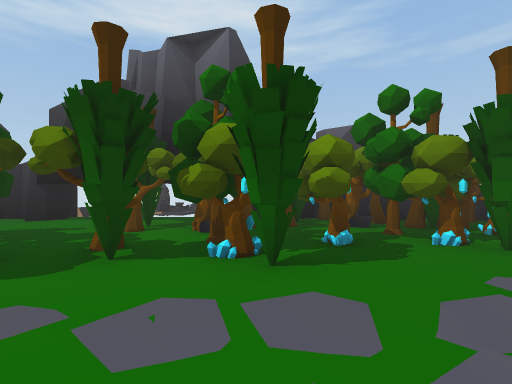
[1] (above)

19 first-person views from a walk through a 3-D level made in the Unity game engine. The camera is 1.5 m above the floor, looks level and sees 85° across. The floor is counted in squares, 2 m on a side. Each view is taken from the middle of a square. On the plan, view 1 faces up. The plan holds only what a view shows up to about 10 squares ahead; the rest is blank. The place goes on beyond the plan. The player is left out.

[2]
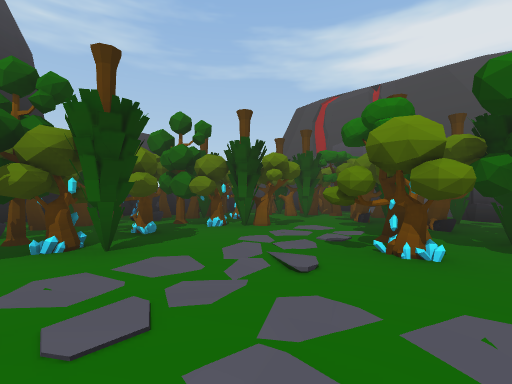

[3]
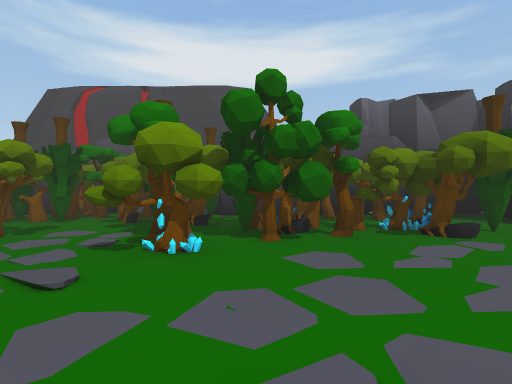

[4]
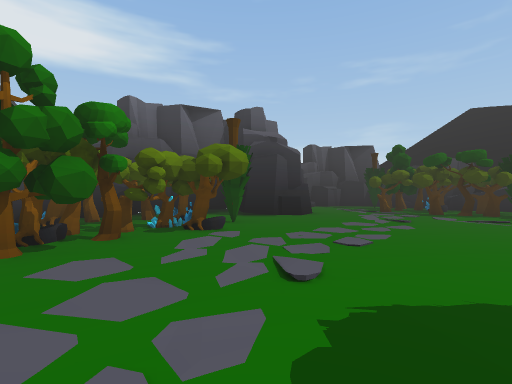

[5]
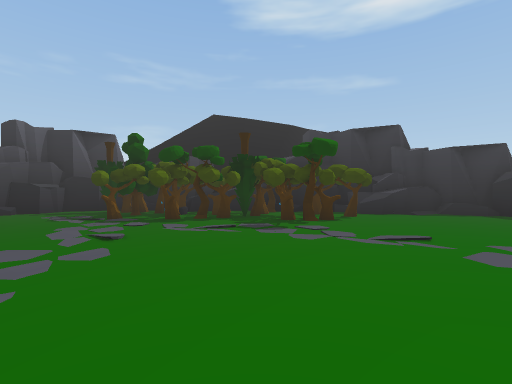

[6]
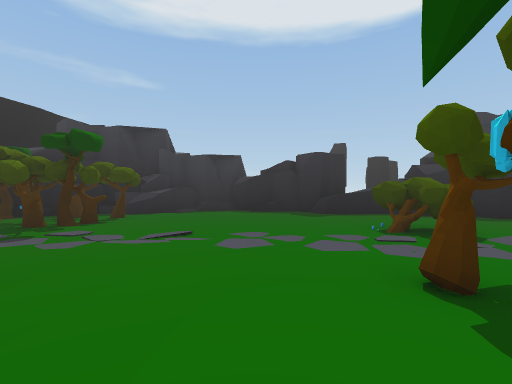

[7]
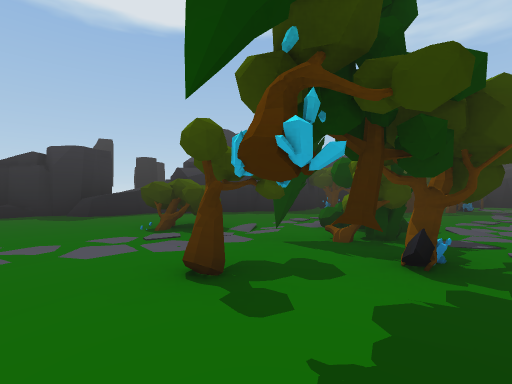

[8]
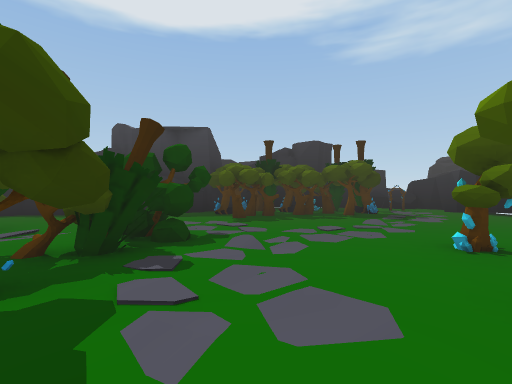

[9]
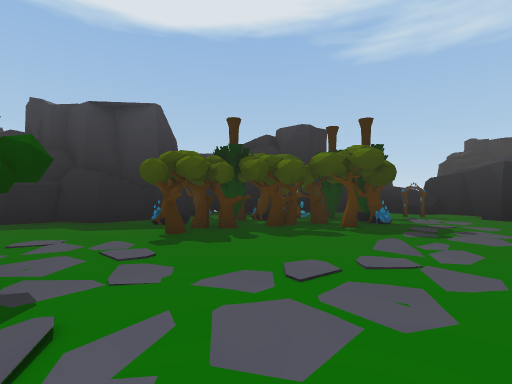

[10]
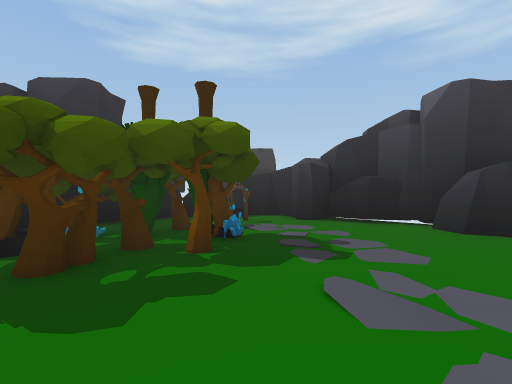

[11]
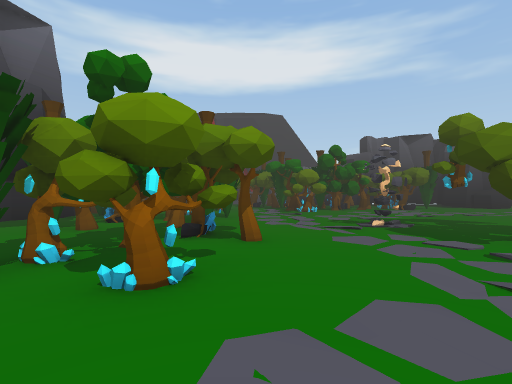

[12]
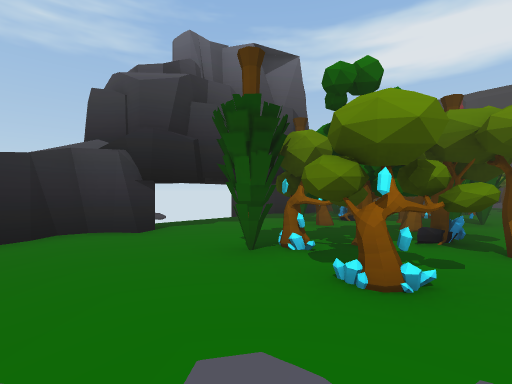

[13]
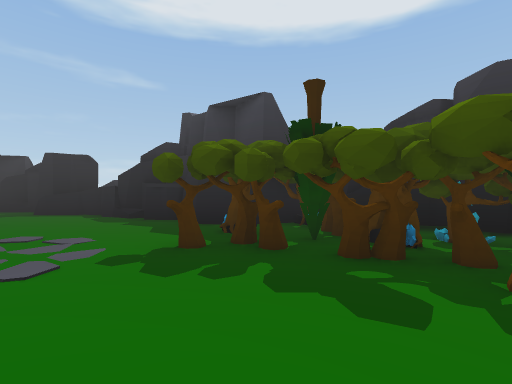

[14]
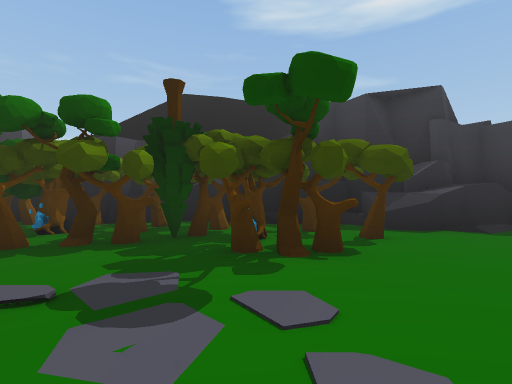

[15]
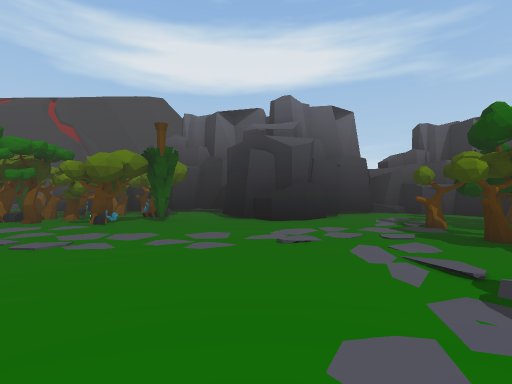

[16]
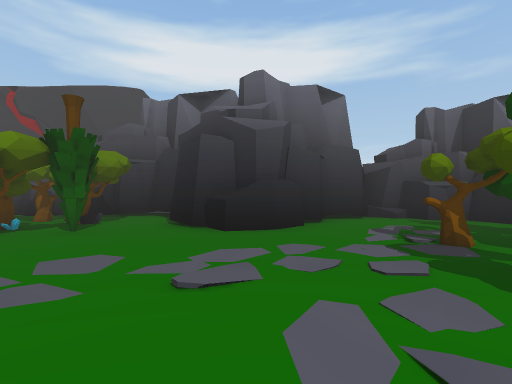

[17]
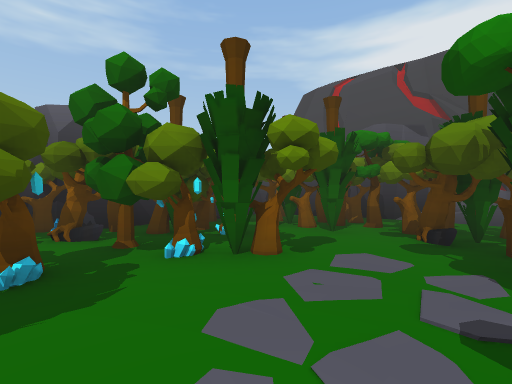

[18]
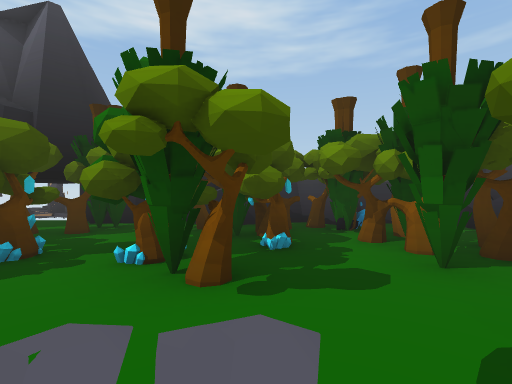

[19]
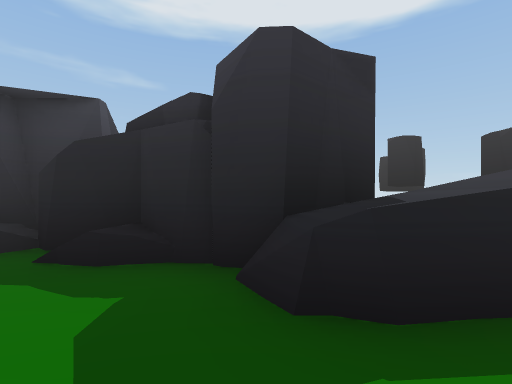

### Floor plan
Key: @ floor where view 1 was taken; # wall or solid block; . floor; = window, fence, low wall or low ledge; ^ raised ledge; T tree; R rock; P portal; O other object.
Columns run from 17 left of view 1 to 10 right of it. Each row starts with its distance up from view 1.
  9            #    #
  8   ##########.....^^T######
  7  RR............T..O=TTTO ##
  6 RRR.P..........O.TTTTT.TT #
  5 RO..........T...TTTTTT.TTT#
  4 RO..TO......TT.TTTT.TT.TTT##
  3   #TTTT....TTTOT.T...T..TT##
  2   #TTT.......T.........OTT=
  1   ##TOT............TT.TTO #
  0   ##TOT..........@.TTTOOO##
 -1   ##OO.T..T....O....TTTT #
 -2   ###.....TTTO......TTTO #
 -3     ##.....OO.T.......TOT#
 -4      #......TTT......TTT.#
 -5      #....O..........O.O.#
 -6      ##..OO..............#
 -7       #................###
 -8       #...............###
 -9      #^^..............##
-10       ##...............##
-11        ##.....TT........#
-12        ##....TTT.TT.T...##
-13         ##...TTOTTOOTO..##
-14         ######T TT#TTO..#
-15             ######^T##.##
-16                  #^#####

Where each view was taken, in squares from view 1:
view 1: 0 up, 0 right, facing up
view 2: 1 down, 1 left, facing up-right
view 3: 1 down, 1 left, facing right
view 4: 1 down, 1 left, facing down-right
view 5: 4 down, 1 left, facing down
view 6: 4 down, 1 left, facing down-left
view 7: 4 down, 1 left, facing left
view 8: 0 up, 2 left, facing left
view 9: 1 up, 5 left, facing left
view 10: 1 up, 8 left, facing up-left
view 11: 2 up, 8 left, facing right
view 12: 2 up, 8 left, facing up-right
view 13: 3 up, 8 left, facing down-left
view 14: 8 down, 2 left, facing down
view 15: 8 down, 3 left, facing right
view 16: 9 down, 1 left, facing right
view 17: 1 up, 1 right, facing up-right
view 18: 1 up, 4 right, facing up
view 19: 8 down, 8 left, facing down-left
